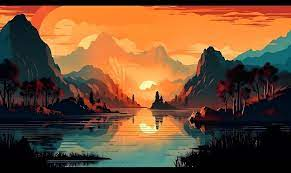
#> input picture Chapters/Resources/images.jpeg, 291 x 173 px
$ python Chapter6.py
#> lines starting #> are read from the running program, lines starting #| are printed output that depends on the picture
#Joining Images

import cv2
import numpy as np

img = cv2.imread('Resources/images.jpeg')
#> img is the input picture: shape (173, 291, 3); mean B, G, R 50.4, 77.6, 112.1
Imghor = np.hstack((img,img))
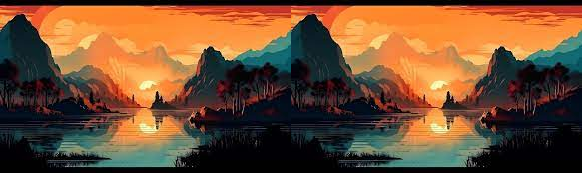
#> Imghor: shape (173, 582, 3); mean B, G, R 50.4, 77.6, 112.1
Imgver = np.vstack((img,img))
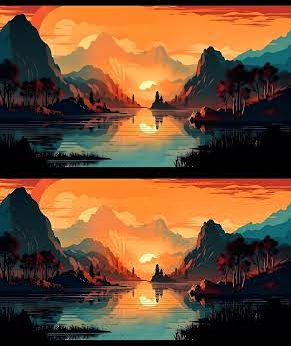
#> Imgver: shape (346, 291, 3); mean B, G, R 50.4, 77.6, 112.1
cv2.imshow('Vertical',Imgver)
cv2.imshow('Horizontal',Imghor)
cv2.waitKey(0)

#issues
#1. cannot resize the image
#2. images should have same no of channels.

$ run again, with Chapters/Resources/algorithms.jpg copied over Chapters/Resources/images.jpeg
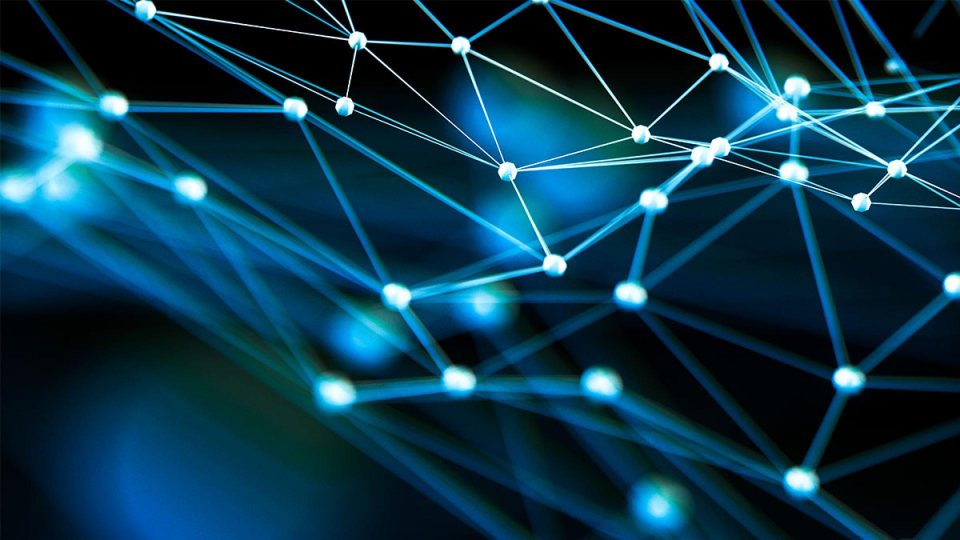
#> input picture Chapters/Resources/algorithms.jpg, 1920 x 1080 px (shown at 1/2 size)
#> img is the input picture: shape (1080, 1920, 3); mean B, G, R 75.5, 55.4, 10.4
#> `Imghor = np.hstack((img,img))`:
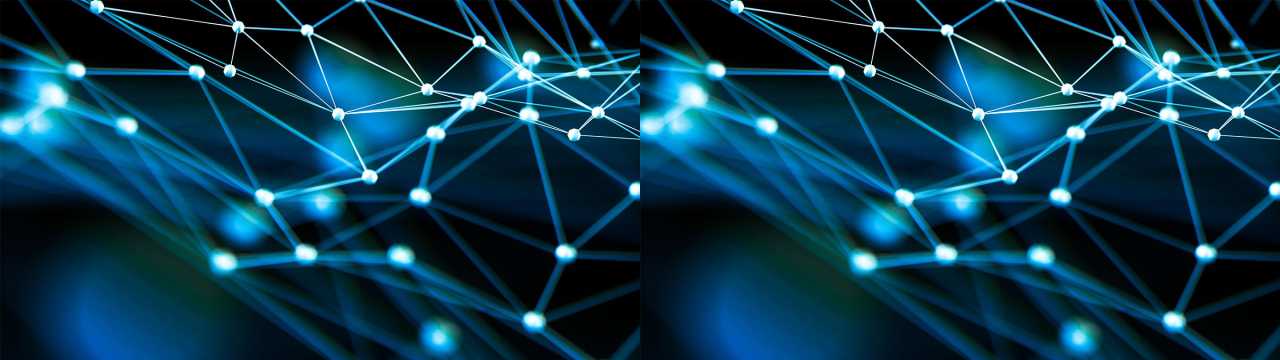
#> Imghor: shape (1080, 3840, 3) (shown at 1/3 size); mean B, G, R 75.5, 55.4, 10.4
#> `Imgver = np.vstack((img,img))`:
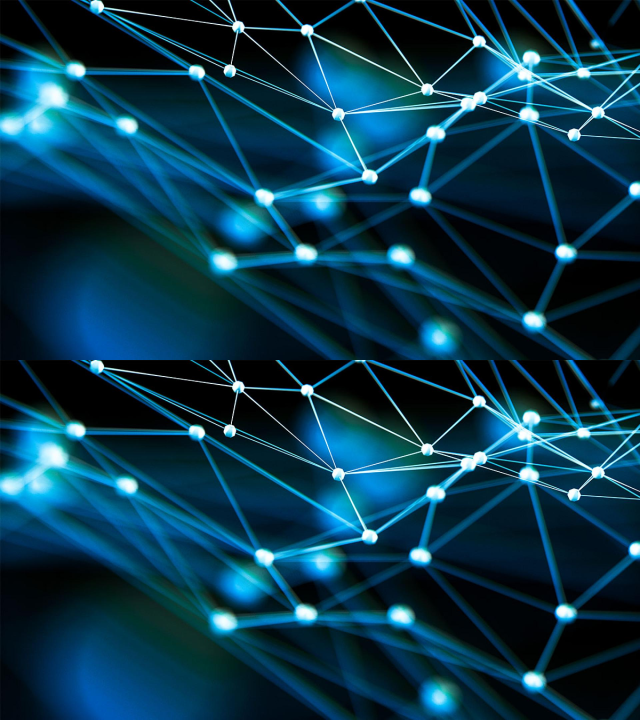
#> Imgver: shape (2160, 1920, 3) (shown at 1/3 size); mean B, G, R 75.5, 55.4, 10.4

$ run again, with Chapters/Resources/playing-cards-167049_640.jpg copied over Chapters/Resources/images.jpeg
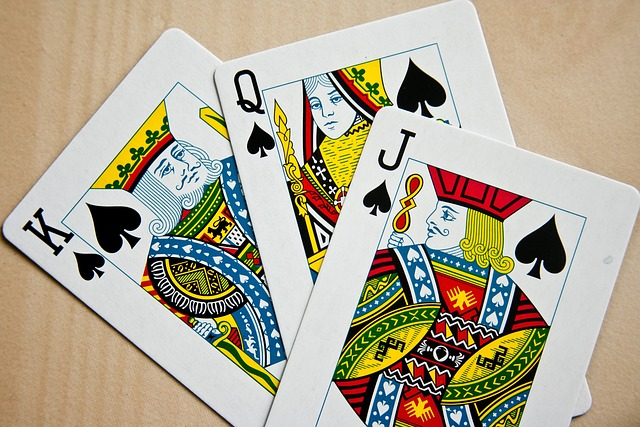
#> input picture Chapters/Resources/playing-cards-167049_640.jpg, 640 x 427 px
#> img is the input picture: shape (427, 640, 3); mean B, G, R 146.2, 167.5, 176.3
#> `Imghor = np.hstack((img,img))`:
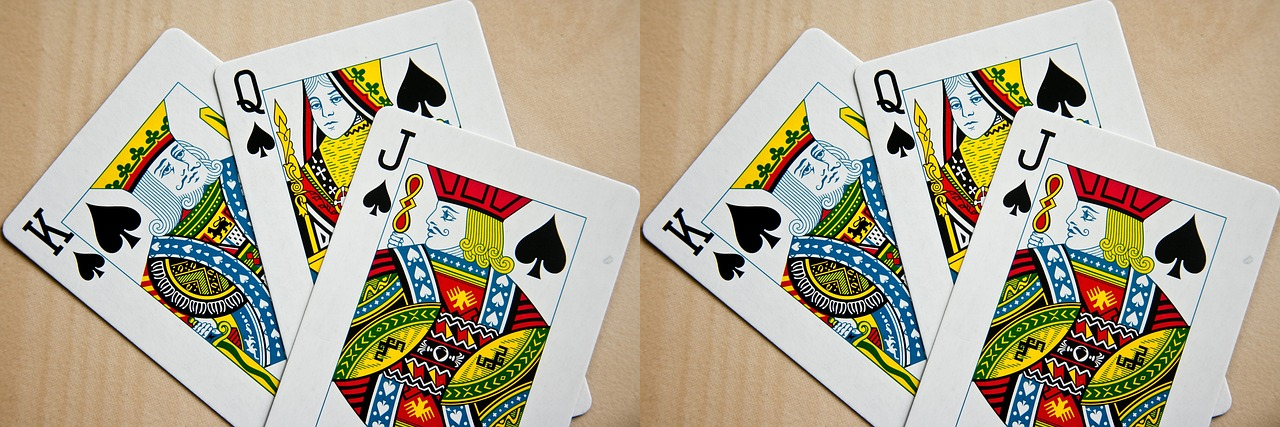
#> Imghor: shape (427, 1280, 3); mean B, G, R 146.2, 167.5, 176.3
#> `Imgver = np.vstack((img,img))`:
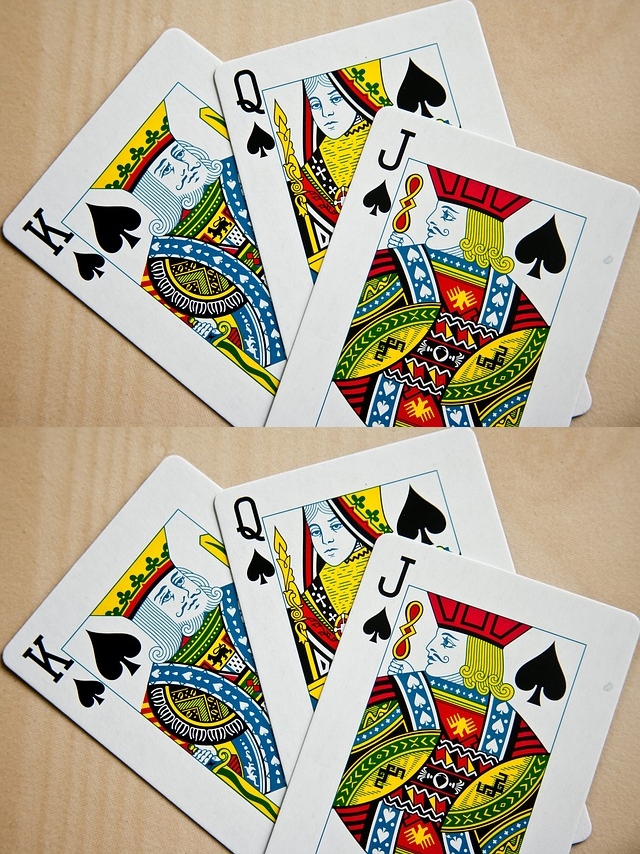
#> Imgver: shape (854, 640, 3); mean B, G, R 146.2, 167.5, 176.3
